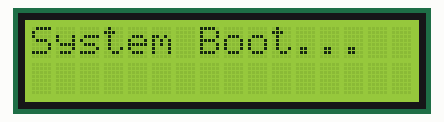
The sketch below on a simulated Arduino Uno, built with avr-gcc and run on an emulated ATmega328P. Parts: 16×2 character LCD.

Above: at 0.1 s.
At 1.7 s:
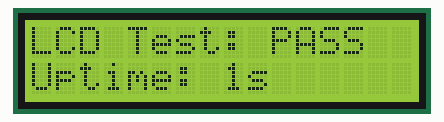
At 10.4 s:
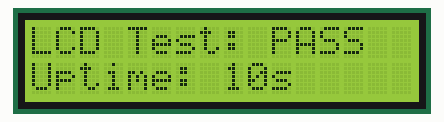
At 20.1 s:
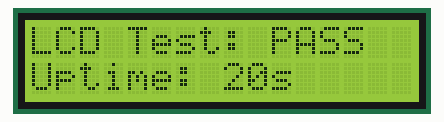
At 29.4 s:
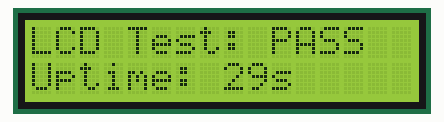
At 38.1 s:
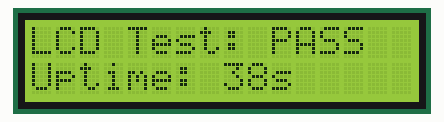

The sketch:

Step_1_LCD_Test.ino
```cpp
// Gemini 3.1 Pro created tester code for individual components from the code I (with partial assistance from Gemini) wrote for the entire system.

#include <Wire.h>
#include <hd44780.h>
#include <hd44780ioClass/hd44780_I2Cexp.h>

// Note: On standard Arduino Unos/Nanos, Wire.h automatically uses A4 for SDA and A5 for SCL.
const int SDA_pin = A4;
const int SCL_pin = A5;

hd44780_I2Cexp lcd;

const int LCD_COLS = 16;
const int LCD_ROWS = 2;

void setup() {
  // Attempt to initialize the LCD
  int status = lcd.begin(LCD_COLS, LCD_ROWS);

  // If the LCD fails to connect, the Arduino will freeze here on purpose
  if(status) {
    while(1);
  }

  lcd.backlight();
  lcd.setCursor(0, 0);
  lcd.print("System Boot...");
  delay(1500);

  lcd.clear();
  lcd.setCursor(0, 0);
  lcd.print("LCD Test: PASS  ");
}

void loop() {
  // Print a running timer on the second row so you know it's actively working
  lcd.setCursor(0, 1);
  lcd.print("Uptime: ");
  lcd.print(millis() / 1000);
  lcd.print("s   ");

  delay(500);
}
```

Measured:
- what the display in image 1 shows lasts 0.5 s, from 1.6 s to 2.1 s
- what the display in image 2 shows lasts 1.1 s, from 10.3 s to 11.4 s
